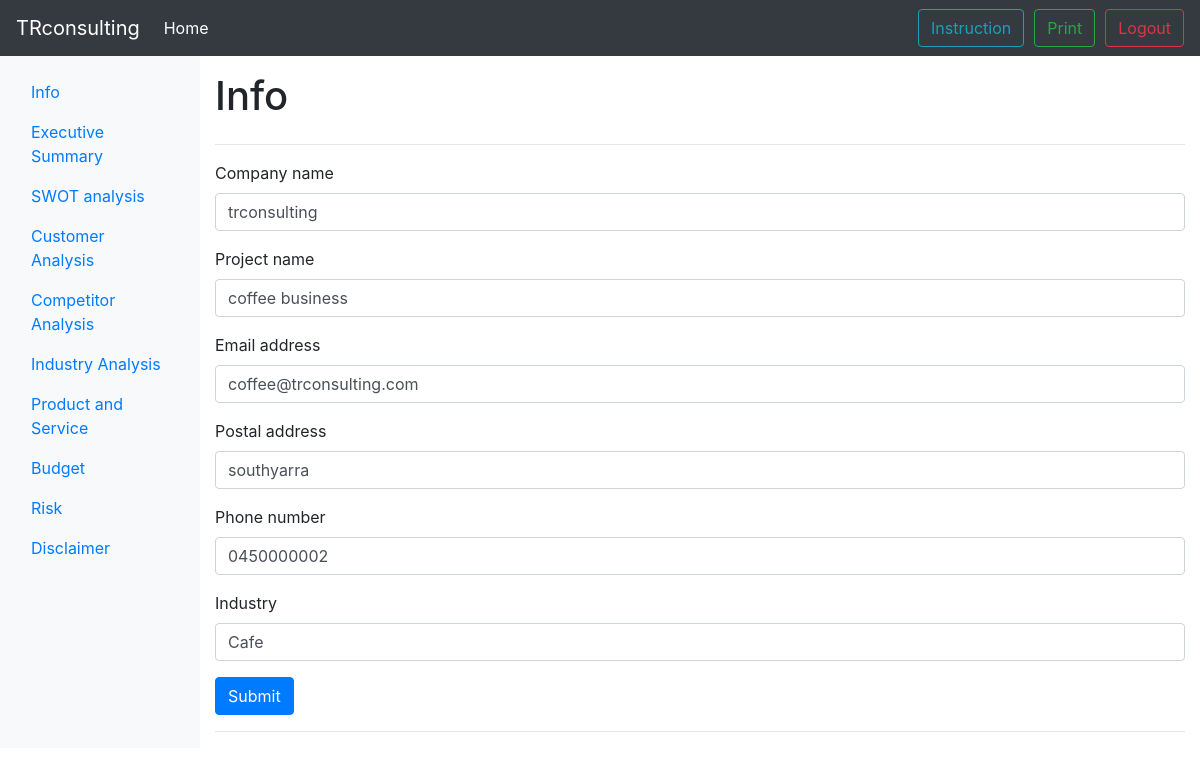
Before: /1/info (signed in) with the older database file.
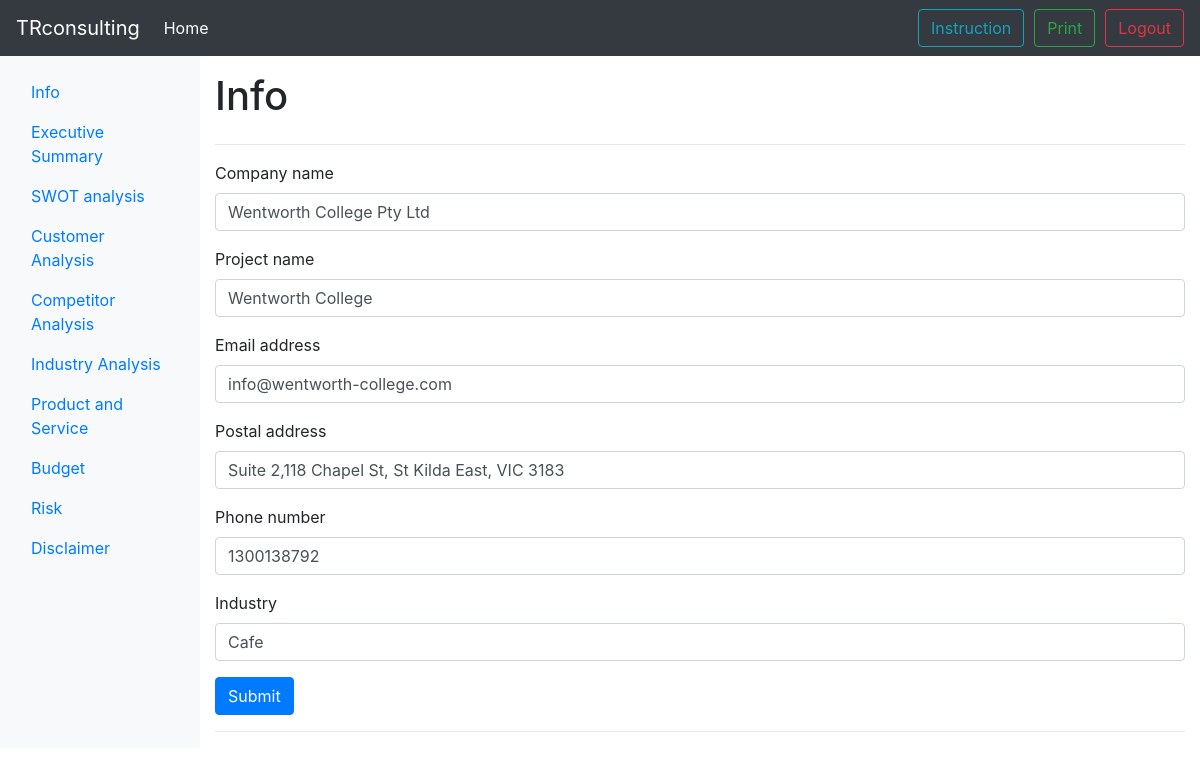
After: the same page with the newer database file.
### tables this page shows
CREATE TABLE INFO(pid INTEGER PRIMARY KEY, c_name VARCHAR, p_name VARCHAR, e_addr VARCHAR, p_addr VARCHAR, num VARCHAR,industry VARCHAR);

### bpb.py (the view)
@app.route('/<int:pid>/info',methods=['GET','POST'])
def info(pid):
	if login_status(session,pid):
		if request.method == 'GET':
			data=db_func.select_record('info',pid)
			return render_template('info.html',data=data)
		elif request.method == 'POST':
			c_name = request.form['theName']
			p_name = request.form['projectName']
			e_addr = request.form['theEmail']
			p_addr = request.form['postAddr']
			num = request.form['phoneNum']
			industry = request.form['theIndustry']
			if db_func.validate_content(db_func.select_record('info',pid)):
				db_func.update_info(pid,c_name,p_name,e_addr,p_addr,num,industry)
				flash('successfully update !')
				return redirect('/%d/info' % pid)
			else:
				db_func.insert_info(pid, c_name,p_name,e_addr,p_addr,num,industry)
				flash('successfully insert !')
				return redirect('/%d/info' % pid)
		else:
			return redirect(url_for('login'))
	return redirect(url_for('login'))

### bpb.py (called while the page is built)
def login_status(session,pid):
	if 'logged_in' in session:
		if session['logged_in'] == True and session['project_number'][0] == pid:
			return True
		else:
			return False
	return False

### db_func.py (called while the page is built)
def select_record(table,pid):
	conn = sqlite3.connect('test.db')
	c = conn.cursor()
	c.execute('''SELECT * FROM '%s' WHERE pid='%d' ''' % (table,pid))
	content = c.fetchall()
	conn.commit()
	conn.close()
	return content

### templates/info.html (shortened to what this page needs)
{% extends "layout.html" %}
{% block main %}
<main class="col-sm-9 ml-sm-auto col-md-10 pt-3" role="main">
  <h1>Info</h1>
  <section class="row placeholders">
    <div class="container">
      <hr>
      {% if data[0] %}
      <form method="post">
        <div class="form-group">
          <label>Company name</label>
          <input name="theName" value="{{ data[0][1] }}" type="text" class="form-control" placeholder="Company name" required="" autofocus="">
        </div>
        <div class="form-group">
          <label>Project name</label>
          <input name="projectName" value="{{ data[0][2] }}" type="text" class="form-control" placeholder="Project name" required="" autofocus="">
        </div>
        <div class="form-group">
          <label>Email address</label>
          <input  name="theEmail" value="{{ data[0][3] }}" type="email" class="form-control" placeholder="Email" required="" autofocus="">
        </div>
        <div class="form-group">
          <label>Postal address</label>
          <input name="postAddr" value="{{ data[0][4] }}" type="address" class="form-control" placeholder="Postal Address" required="" autofocus"">
        </div>
        <div class="form-group">
          <label>Phone number</label>
          <input name="phoneNum" value="{{ data[0][5] }}" type="number" class="form-control" placeholder="Phone number" required="" autofocus"">
        </div>
        <div class="form-group">
          <label>Industry</label>
          <input name="theIndustry" value="{{ data[0][6] }}" class="form-control" placeholder="Industry" required="" autofocus="">
        </div>
        <input class="btn btn-primary" method = "post" type="submit" value="Submit"></input>
        <hr>
      </form>
        {% endif %}
    </div>
  </section>
</main>
{% endblock %}

### templates/layout.html (shortened to what this page needs)
<!DOCTYPE html>
<html lang="en"><head><meta http-equiv="Content-Type" content="text/html; charset=UTF-8">
	<link rel="stylesheet" href="https://maxcdn.bootstrapcdn.com/bootstrap/4.0.0-beta/css/bootstrap.min.css">
</head>
<body>
	<nav class="navbar navbar-expand-md navbar-dark bg-dark">
		<a class="navbar-brand" href="/">TRconsulting</a>
		<div class="collapse navbar-collapse" id="navbarsExampleDefault">
			<ul class="navbar-nav mr-auto">
				<li class="nav-item active">
					<a class="nav-link" href="/">Home <span class="sr-only">(current)</span></a>
				</li>
			</ul>
			<button class="btn btn-outline-info" data-toggle="modal" data-target="#instruction">Instruction</button>
			<a class="btn btn-outline-success my-2 my-sm-0" style="margin-left:10px;" href="{{ '/%d/sendpdf' % session['project_number'][0] }}">Print</a>
			<a class="btn btn-outline-danger" style="margin-left:10px;" href="\logout">Logout</a>
		</div>
	</nav>
	<div class="container-fluid">
		<div class="row">
			<nav class="col-sm-3 col-md-2 d-none d-sm-block bg-light sidebar">
				<ul class="nav nav-pills flex-column">
					<li class="nav-item">
						<a class="nav-link" href="#"> </a>
					</li>
					<li class="nav-item">
						<a class="nav-link" href="{{ '/%d/info' % session['project_number'][0] }}">Info </a>
					</li>
					<li class="nav-item">
						<a class="nav-link" href="{{ '/%d/exec_sum' % session['project_number'][0] }}">Executive Summary</a>
					</li>
					<li class="nav-item">
						<a class="nav-link" href="{{ '/%d/SWOT' % session['project_number'][0] }}">SWOT analysis</a>
					</li>
					<li class="nav-item">
						<a class="nav-link" href="{{ '/%d/customeranalysis' % session['project_number'][0] }}">Customer Analysis</a>
					</li>
					<li class="nav-item">
						<a class="nav-link"  href="{{ '/%d/competitoranalysis' % session['project_number'][0] }}">Competitor Analysis</a>
					</li>
				</ul>
				<ul class="nav nav-pills flex-column">
					<li class="nav-item">
						<a class="nav-link" href="{{ '/%d/industry_analysis' % session['project_number'][0] }}">Industry Analysis</a>
					</li>
					<li class="nav-item">
						<a class="nav-link" href="{{ '/%d/product_service' % session['project_number'][0] }}">Product and Service</a>
					</li>
					<li class="nav-item">
						<a class="nav-link" href="{{ '/%d/budget' % session['project_number'][0] }}">Budget</a>
					</li>
					<li class="nav-item">
						<a class="nav-link" href="{{ '/%d/risk' % session['project_number'][0] }}">Risk</a>
					</li>
				</ul>
				<ul class="nav nav-pills flex-column">
					<li class="nav-item">
						<a class="nav-link" href="{{ '/%d/disclaimer' % session['project_number'][0] }}">Disclaimer</a>
					</li>
				</ul>
			</nav>
			{% block main %} {% endblock %}
		</div>
	</div>
</body>
</html>

Changed rows visible on the page:
changed INFO "Cafe": theName "trconsulting" → "Wentworth College Pty Ltd"; projectName "coffee business" → "Wentworth College"; theEmail "coffee@trconsulting.com" → "info@wentworth-college.com"; postAddr "southyarra" → "Suite 2,118 Chapel St, St Kilda East, VIC 3183"; phoneNum "0450000002" → "1300138792"
